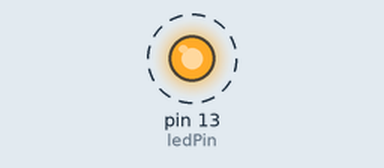
A sketch run on a simulated Arduino Uno, built with avr-gcc and run on an emulated ATmega328P. Parts: output pins drawn as LEDs (lit = HIGH). Dashed ring = blinking.

Above: at 0.02 s.
Timing chart, 0 to 3.0 s (numbered marks = the images above):
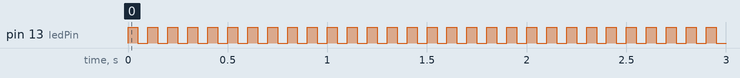

The sketch:

test_usb.ino
```cpp
int ledPin = 13;
void setup() {
  // put your setup code here, to run once:
pinMode(ledPin , OUTPUT);
}

void loop() {
  // put your main code here, to run repeatedly:
  digitalWrite(ledPin , HIGH);
  delay(50);
  digitalWrite(ledPin , LOW);
  delay(50);
}
```

Measured:
- by itself, pin 13 (ledPin): alternates HIGH for 0.05 s and LOW for 0.05 s
